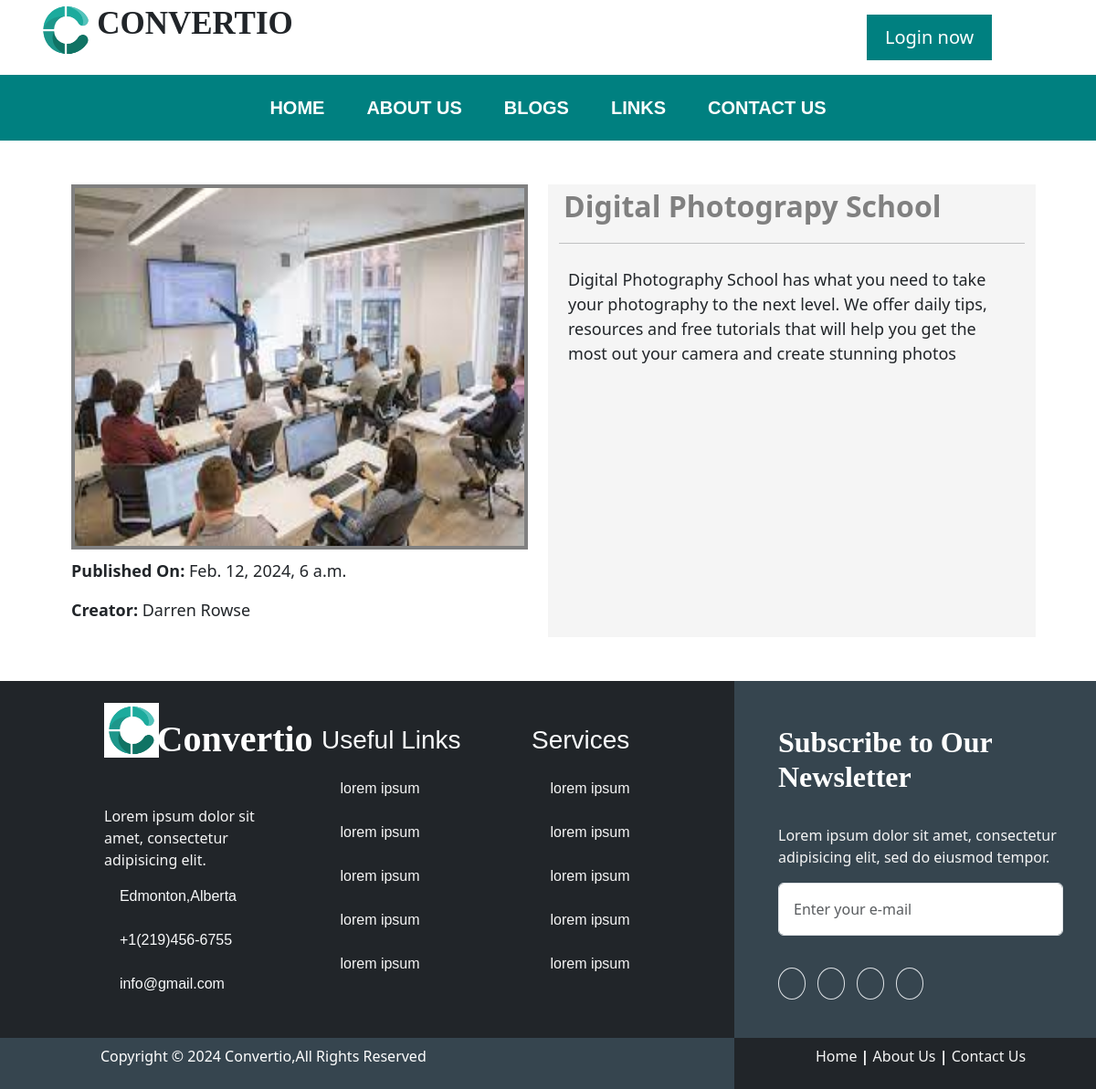
/detailblog/2, run on the app's committed database.
### toolapp/models.py (models this page shows)
class Blog(models.Model):
 	title=models.CharField(max_length=200)
 	content=models.TextField()
 	pub_date=models.DateTimeField('date published')
 	creator=models.ForeignKey(ContentCreator,on_delete=models.CASCADE,related_name='blogs')
 	image=models.ImageField(upload_to='blogs/',null=True,blank=True)
 	def __str__(self):
 		return self.title

class ContentCreator(models.Model):
	name=models.CharField(max_length=100)
	bio=models.TextField()
	website=models.URLField()
	image=models.ImageField(upload_to='contentcreators/',null=True,blank=True)
	def __str__(self):
		return self.name

### toolapp/views.py (the view)
# urls.py: path("detailblog/<int:id>",views.detailblog, name='detailblog'),
def detailblog(request,id):
	res=Blog.objects.get(id=id)
	print(res)
	return render(request,'detailblog.html',{'i':res})

### template/detailblog.html (shortened to what this page needs)
{% extends 'base.html' %}
{% block content %}
{% load static %}
<!DOCTYPE html>
<html>
<head>
</head>
<body>
	<div class="container p-5">
		<div class="row" >
			<div class="col-6">
				<img src="{{ i.image.url}}" height="400px" width="500px" style="border: 4px solid gray;">
				<p style="font-size:18px;padding-top: 10px;"><span style="font-weight:bold;">Published On: </span>{{ i.pub_date}}</p>
				<p style="font-size:18px;"><span style="font-weight:bold;">Creator: </span>{{ i.creator}}</p>
			</div>
			<div class="col-6" style="background-color: #F5F5F5;">
				<h2 style="color:gray;font-weight: bold;padding: 5px;">{{ i.title}}</h2><hr>
				<p style="font-size: 18px;padding: 10px;">{{ i.content }}</p>
			</div>
		</div>
	</div>
{% endblock %}

### data on the page
Blog: image (picture), pub_date "Feb. 12, 2024, 6 a.m.", creator "Darren Rowse", title "Digital Photograpy School", content "Digital Photography School has what you need to take your photography to the next level. We offer daily tips, resources and free tutorials that will help you get the most out your camera and create stunning photos"
